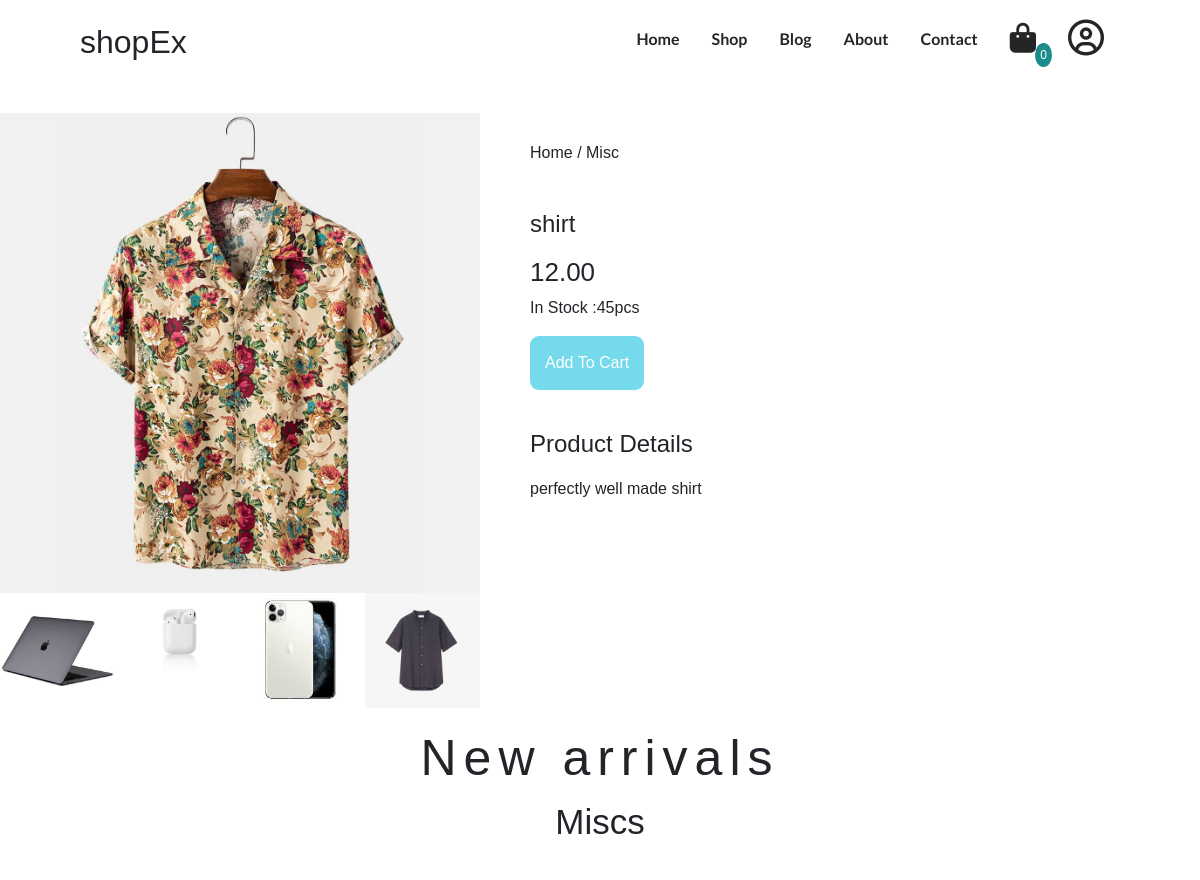
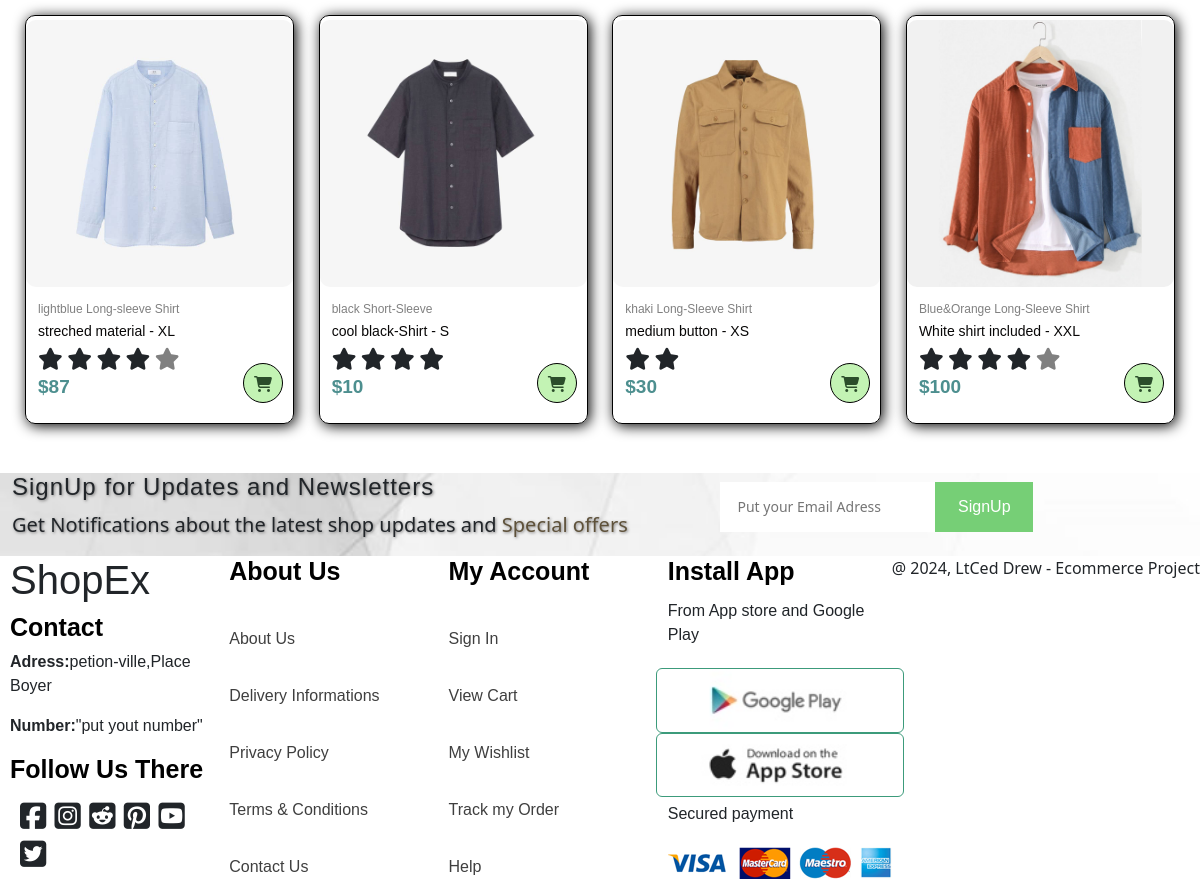
The page /view/admin/sproduct.php?id=43 (signed in) on the database its author committed (2 pictures, top to bottom).
### tables this page shows
CREATE TABLE `products` (
  `idp` int NOT NULL,
  `pname` varchar(100) DEFAULT NULL,
  `price` decimal(10,2) DEFAULT NULL,
  `quantity` int DEFAULT NULL,
  `pictures` varchar(555) DEFAULT NULL,
  `descriptions` varchar(200) NOT NULL
);

### view/admin/sproduct.php (the view, shortened to what this page needs)
<?php
include "../includes/header.php";
include "../../src/config/instance.php";
$connector = $connection->conn();
if (isset($_GET['id'])) {
  $productId = $_GET['id'];
  $stmn = $connector->prepare("SELECT * FROM products WHERE idp = :id");
  $stmn->bindParam(':id', $productId);
  $stmn->execute();
  $stmnRandom = $connector->prepare("SELECT * FROM products ORDER BY RAND() LIMIT 4");
  $stmnRandom->execute();
  $randomProducts = $stmnRandom->fetchAll(PDO::FETCH_ASSOC);
  if ($stmn->rowCount() > 0) {
    $productDetails = $stmn->fetch(PDO::FETCH_ASSOC);
?>
    <section id="prodetails" class="section-p1">
      <div class="single-pro-image">
        <img src="../../products/<?= $productDetails["pictures"]; ?>" width="100%" id="mainimg" alt="<?= $productDetails["pname"]; ?>">
        <div class="small-img-group">
          <?php foreach ($randomProducts as $get) : ?>
            <div class="small-img-col">
              <img src="../../products/<?= $get["pictures"]; ?>" width="100%" class="small-img" alt="<?= $get["pname"]; ?>">
            </div>
          <?php endforeach; ?>
        </div>
      </div>
      <div class="single-pro-details">
        <h6>Home / Misc</h6>
        <h4><?= $productDetails["pname"]; ?></h4>
        <h2><?= $productDetails["price"]; ?></h2>
        <p>In Stock :<?= $productDetails["quantity"]; ?>pcs</p>
        <button class="sproductAddtocart" id="<?= $productDetails["idp"]; ?>">Add To Cart</button>
        <h4>Product Details</h4>
        <span><?= $productDetails["descriptions"]; ?></span>
      </div>
    </section>
<?php
  } else {
    echo "Product not found";
  }
} else {
  echo "Product ID not provided";
}
?>
<section id="product1">
  <h1>New arrivals</h1>
  <p>Miscs</p>
  <div class="procontainer">
    <div class="pro" onclick="window.location.href='sproduct.php';">
      <img class="img-fluid w-100" src="../../public/image/n1.jpg">
      <div class="des">
        <span>lightblue Long-sleeve Shirt
        </span>
        <h5>streched material - XL</h5>
        <div class="star">
          <i class="fas fa fa-star"></i>
          <i class="fas fa fa-star"></i>
          <i class="fas fa fa-star"></i>
          <i class="fas fa fa-star"></i>
          <i class="fas fa fa-star"></i>
        </div>
        <h4>$87</h4>
      </div>
      <a href=""><i class="fa-solid fa-cart-shopping shopping"></i></a>
    </div>
    <div class="pro" onclick="window.location.href='sproduct.php';">
      <img class="img-fluid w-100" src="../../public/image/n8.jpg">
      <div class="des">
        <span>black Short-Sleeve
        </span>
        <h5>cool black-Shirt - S</h5>
        <div class="star">
          <i class="fas fa fa-star"></i>
          <i class="fas fa fa-star"></i>
          <i class="fas fa fa-star"></i>
          <i class="fas fa fa-star"></i>
        </div>
        <h4>$10</h4>
      </div>
      <a href=""><i class="fa-solid fa-cart-shopping shopping"></i></a>
    </div>
    <div class="pro" onclick="window.location.href='sproduct.php';">
      <img class="img-fluid w-100" src="../../public/image/n7.jpg">
      <div class="des">
        <span>khaki Long-Sleeve Shirt
        </span>
        <h5>medium button - XS</h5>
        <div class="star">
          <i class="fas fa fa-star"></i>
          <i class="fas fa fa-star"></i>
        </div>
        <h4>$30</h4>
      </div>
      <a href=""><i class="fa-solid fa-cart-shopping shopping"></i></a>
    </div>
    <div class="pro" onclick="window.location.href='sproduct.php';">
      <img class="img-fluid w-100"  src="../../public/image/f6.jpg">
      <div class="des">
        <span>Blue&Orange Long-Sleeve Shirt
        </span>
        <h5>White shirt included - XXL</h5>
        <div class="star">
          <i class="fas fa fa-star"></i>
          <i class="fas fa fa-star"></i>
          <i class="fas fa fa-star"></i>
          <i class="fas fa fa-star"></i>
          <i class="fas fa fa-star"></i>
        </div>
        <h4>$100</h4>
      </div>
      <a href=""><i class="fa-solid fa-cart-shopping shopping"></i></a>
    </div>
  </div>
</section>
<br>
<section id="newsletter">
  <div class="newstext">
    <h4>SignUp for Updates and Newsletters</h4>
    <p>Get Notifications about the latest shop updates and <span>Special offers</span>
    </p>
  </div>
  <div class="forms">
    <form action="">
      <input type="text" placeholder="Put your Email Adress">
      <button>SignUp</button>
    </form>
  </div>
</section>
<?php
include "../includes/footer.php";
?>

### public/css/includes.css (style rules this page uses)
body { width: 100%; margin: 0; overflow-x: hidden; }
#product1 { text-align: center; }
#product1 h1 { font-family: Verdana, Geneva, Tahoma, sans-serif; font-size: 50px; letter-spacing: 7px; }
#product1 p { font-family: Verdana, Geneva, Tahoma, sans-serif; font-size: 35px; }
#product1 .procontainer { justify-content: space-between; padding-top: 20px; margin: 15px; display: flex; flex-wrap: wrap; }
#product1 .pro { width: 23%; border-radius: 10px; min-width: 250px; padding: 4px 0px; border: 1px solid black; cursor: pointer; box-shadow: 2px 2px 14px black; margin: 10px 10px; position: relative; }
#product1 .pro img { border-radius: 10px; }
#product1 .pro .des { text-align: start; padding: 13px 12px; font-family: Verdana, Geneva, Tahoma, sans-serif; }
#product1 .pro .des span { color: grey; font-size: 12px; }
#product1 .pro .des h5 { padding-top: 5px; color: rgb(8, 7, 7); font-size: 14px; }
.star i:nth-child(5) { color: grey; }
#product1 .pro .des i { font-size: 22px; }
#product1 .pro .des h4 { color: rgb(77, 143, 143); padding-top: 2px; font-size: 19px; font-weight: 700; font-family: Verdana, Geneva, Tahoma, sans-serif; }
.shopping { width: 40px; height: 40px; line-height: 40px; border-radius: 50px; background-color: rgb(195, 243, 180); color: rgb(43, 77, 43); border: 1px solid black; position: absolute; right: 10px; bottom: 20px; }
#newsletter { background: url("../image/bannerplain.jpg"); background-position: center; background-size: cover; display: flex; justify-content: space-between; flex-wrap: wrap; align-items: center; }
#newsletter .newstext { font-size: 20px; padding: 0 12px; }
#newsletter .newstext h4 { font-family: Verdana, Geneva, Tahoma, sans-serif; letter-spacing: 1px; text-shadow: 1px 1px 3px rgb(126, 125, 125); }
#newsletter .newstext p { font-weight: 200; text-shadow: 1px 1px 3px rgb(126, 125, 125); }
#newsletter .newstext span { color: rgb(94, 81, 58); text-shadow: 1px 1px 3px rgb(126, 125, 125); }
#newsletter input { height: 3.125rem; padding: 0 1.25em; font-size: 14px; width: 150%; border: transparent; outline: none; }
#newsletter button { padding: 12px; width: 65%; border: none; background: rgb(118, 207, 118); cursor: pointer; font-weight: 500; font-family: Verdana, Geneva, Tahoma, sans-serif; }
#newsletter .forms { display: flex; flex-wrap: wrap; flex-direction: row; width: 40%; }
#newsletter .forms form { display: flex; }
#prodetails { display: flex; margin-top: 20px; }
#prodetails .single-pro-image { width: 40%; margin-right: 50px; }
.small-img-group { display: flex; justify-content: space-between; }
.small-img-col { flex-basis: 24%; cursor: pointer; }
#prodetails .single-pro-details { width: 50%; padding-top: 30px; font-family: Verdana, Geneva, Tahoma, sans-serif; }
#prodetails .single-pro-details h4 { padding: 40px 0 10px 0; }
#prodetails .single-pro-details h2 { font-size: 26px; }
#prodetails .single-pro-details button { background: rgb(116, 218, 236); color: white; border-radius: 9px; border: none; padding: 15px; transition: 0.3s ease-in-out; cursor: pointer; }
button { background-color: #4caf50; color: white; padding: 10px 25px; border: none; cursor: pointer; border-radius: 4px; }

### rows shown on the page
products: pictures (picture), pname "shirt", price "12.00", quantity "45", descriptions "perfectly well made shirt"
products: pictures (picture)
products: pictures+pname (picture)
products: pictures (picture)
products: pictures (picture)

### other values the page prints
$count "0"
